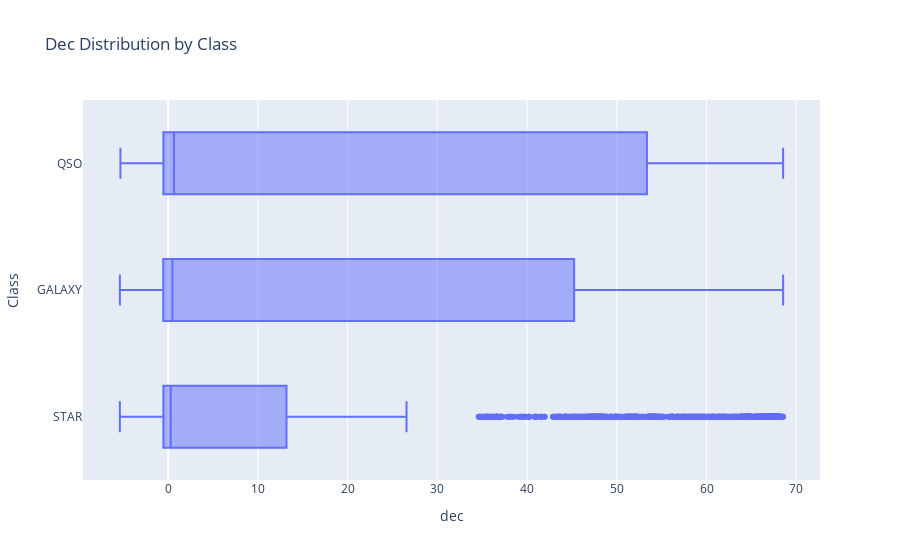
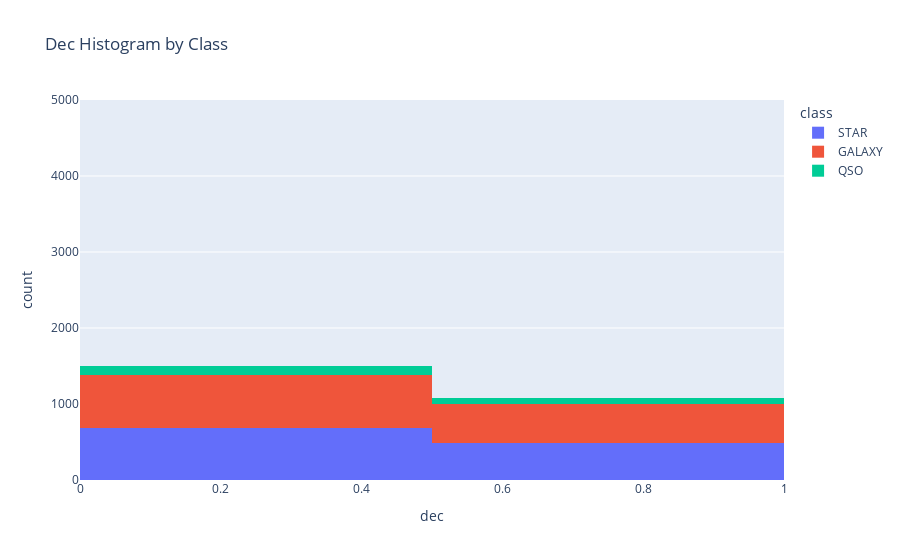

Notebook source saved alongside these figures, in order:
### Markdown cell above
Plot the distribution of the values of dec (position on celestial equator) for the different classes

### Code cell
# Boîte à moustaches (Boxplot) pour visualiser la distribution du redshift par classe
fig_box = px.box(
    dataset_cleaned, 
    y='class', 
    x='dec', 
    title='Dec Distribution by Class', 
    labels={'dec': 'dec', 'class': 'Class'}
)
fig_box.show()

# Histogramme pour visualiser la distribution du redshift avec la répartition des classes
fig_hist = px.histogram(
    dataset_cleaned, 
    x='dec', 
    color='class', 
    range_x=[0, 1], 
    range_y=[0, 5000], 
    nbins=180,  # Ajustez le nombre de bins pour une meilleure granularité
    title='Dec Histogram by Class', 
    labels={'dec': 'dec', 'count': 'Count'}
)
fig_hist.show()

### Figure 1 — Plotly figure (JSON) as saved in the notebook; plotly's stock layout.template omitted (floating-point values rounded to 4 significant figures; data arrays with more than 128 entries replaced by an {"elided": "..."} marker saying what was removed)
{"data": [{"alignmentgroup": "True", "hovertemplate": "dec=%{x}<br>Class=%{y}<extra></extra>", "legendgroup": "", "marker": {"color": "#636efa"}, "name": "", "notched": false, "offsetgroup": "", "orientation": "h", "showlegend": false, "type": "box", "x": {"elided": "10000 float values"}, "x0": " ", "xaxis": "x", "y": {"elided": "10000 str values"}, "y0": " ", "yaxis": "y"}], "layout": {"boxmode": "group", "legend": {"tracegroupgap": 0}, "title": {"text": "Dec Distribution by Class"}, "xaxis": {"anchor": "y", "domain": [0, 1], "title": {"text": "dec"}}, "yaxis": {"anchor": "x", "domain": [0, 1], "title": {"text": "Class"}}}}

### Figure 2 — Plotly figure (JSON) as saved in the notebook; plotly's stock layout.template omitted (floating-point values rounded to 4 significant figures; data arrays with more than 128 entries replaced by an {"elided": "..."} marker saying what was removed)
{"data": [{"alignmentgroup": "True", "bingroup": "x", "hovertemplate": "class=STAR<br>dec=%{x}<br>count=%{y}<extra></extra>", "legendgroup": "STAR", "marker": {"color": "#636efa", "pattern": {"shape": ""}}, "name": "STAR", "nbinsx": 180, "offsetgroup": "STAR", "orientation": "v", "showlegend": true, "type": "histogram", "x": {"elided": "4152 float values"}, "xaxis": "x", "yaxis": "y"}, {"alignmentgroup": "True", "bingroup": "x", "hovertemplate": "class=GALAXY<br>dec=%{x}<br>count=%{y}<extra></extra>", "legendgroup": "GALAXY", "marker": {"color": "#EF553B", "pattern": {"shape": ""}}, "name": "GALAXY", "nbinsx": 180, "offsetgroup": "GALAXY", "orientation": "v", "showlegend": true, "type": "histogram", "x": {"elided": "4998 float values"}, "xaxis": "x", "yaxis": "y"}, {"alignmentgroup": "True", "bingroup": "x", "hovertemplate": "class=QSO<br>dec=%{x}<br>count=%{y}<extra></extra>", "legendgroup": "QSO", "marker": {"color": "#00cc96", "pattern": {"shape": ""}}, "name": "QSO", "nbinsx": 180, "offsetgroup": "QSO", "orientation": "v", "showlegend": true, "type": "histogram", "x": {"elided": "850 float values"}, "xaxis": "x", "yaxis": "y"}], "layout": {"barmode": "relative", "legend": {"title": {"text": "class"}, "tracegroupgap": 0}, "title": {"text": "Dec Histogram by Class"}, "xaxis": {"anchor": "y", "domain": [0, 1], "range": [0, 1], "title": {"text": "dec"}}, "yaxis": {"anchor": "x", "domain": [0, 1], "range": [0, 5000], "title": {"text": "count"}}}}
